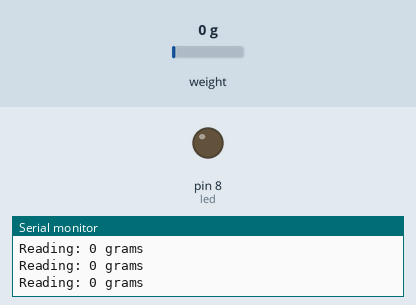
The sketch below on a simulated Arduino Uno, built with avr-gcc and run on an emulated ATmega328P. Parts: output pins drawn as LEDs (lit = HIGH), the last lines printed to the serial monitor. The test bench sets the inputs (shaded band); at power-on: weight on the scale 0 g.

Above: at 2.3 s.
2.4 s: weight on the scale set to 27 g
3.9 s: weight on the scale set to 30 g
At 5.2 s:
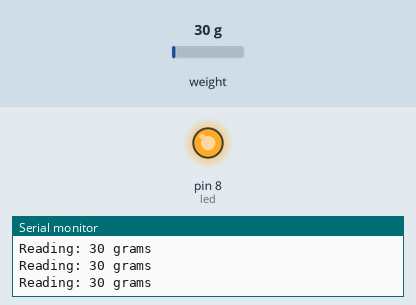
Timing chart, 0 to 6.9 s (numbered marks = the images above; inputs shaded):
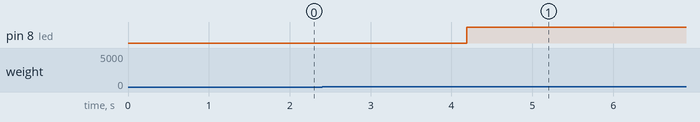

The sketch:

HX711_Dijital_Scales.ino
```cpp
#include "HX711.h"

HX711 scale(6, 5); //Çıkış Bacağı Ayarlaması

float calibration_factor = 384;//Kalibrasyon Değeri 384
int units;
int ounces;
#define led 8  //Led Bacağı

void setup() {
  Serial.begin(9600);
  Serial.println("HX711 calibration sketch");
  Serial.println("Ağırlıktaki Yükleri Kaldırın");
  Serial.println("Okuma Başladıktan sonra ağırlığı Tartıya Koyun");
  Serial.println("Kalibrasyon faktörünü arttırmak için +' veya + ya basın");
  Serial.println("Kalibrasyon faktörünü azaltmak için - veya z'ye basın");
  pinMode(led,OUTPUT);
  scale.set_scale();
  scale.tare();
}
void ledyak(){
    if(ounces>0.4){
    digitalWrite(led,HIGH);
  }
  else{
     digitalWrite(led,LOW);
    }}


void loop() {

  scale.set_scale(calibration_factor);

  Serial.print("Reading: ");
  units = scale.get_units(), 10;
  if (units < 0)
  {
    units = 0.00;
  }
  ounces = units * 0.035274;
  Serial.print(units);
  Serial.print(" grams");
  Serial.println();
  delay(150);
  if(units==25){
    digitalWrite(led,HIGH);
  }
  if(Serial.available())
  {
    char temp = Serial.read();
    if(temp == '+' || temp == 'a')
      calibration_factor += 1;
    else if(temp == '-' || temp == 'z')
      calibration_factor -= 1;
  }
     ledyak();
}
```

Measured:
- the behaviour switches between 28 and 29 g on weight on the scale (found by bisection; images 0 and 1)
- after the input at 3.9 s, pin 8 (led): LOW → HIGH after 0.29 s
